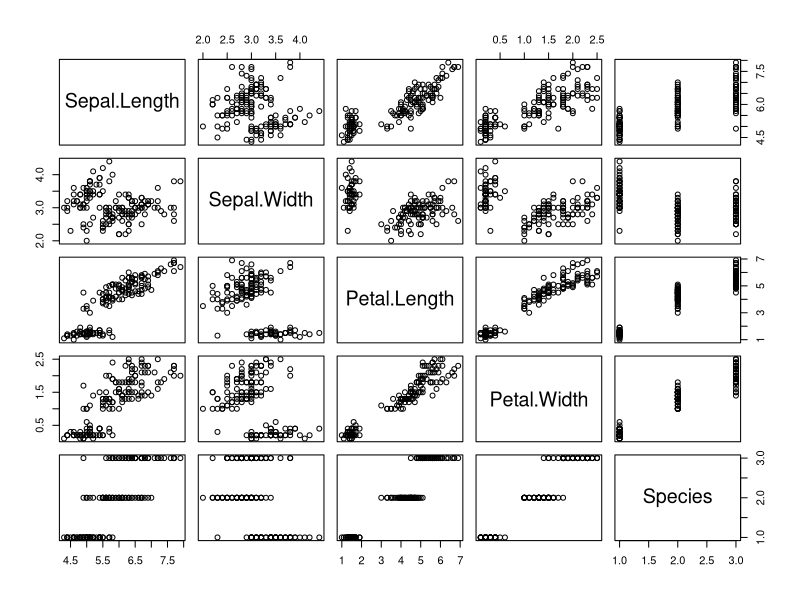
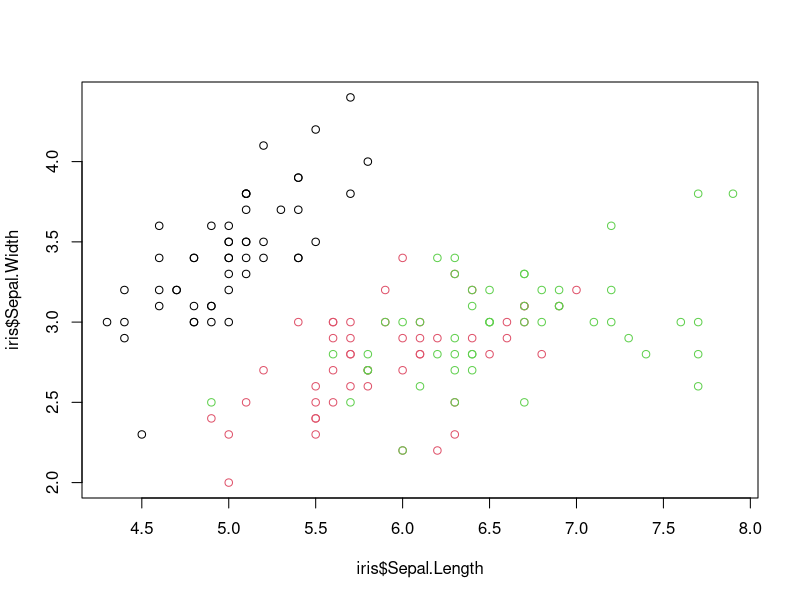
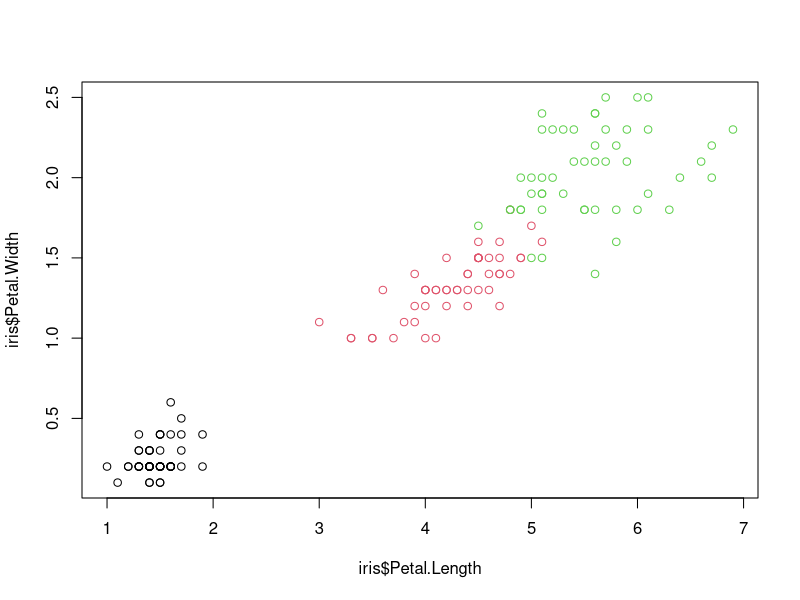
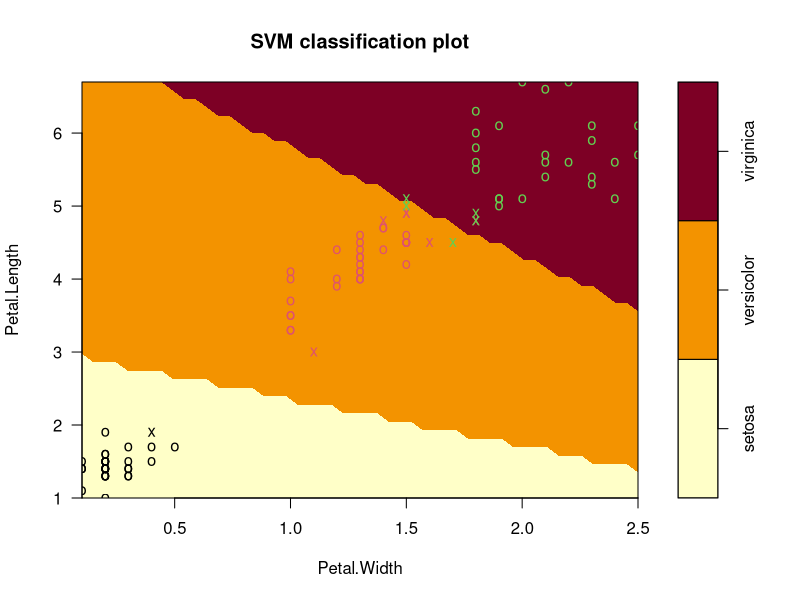
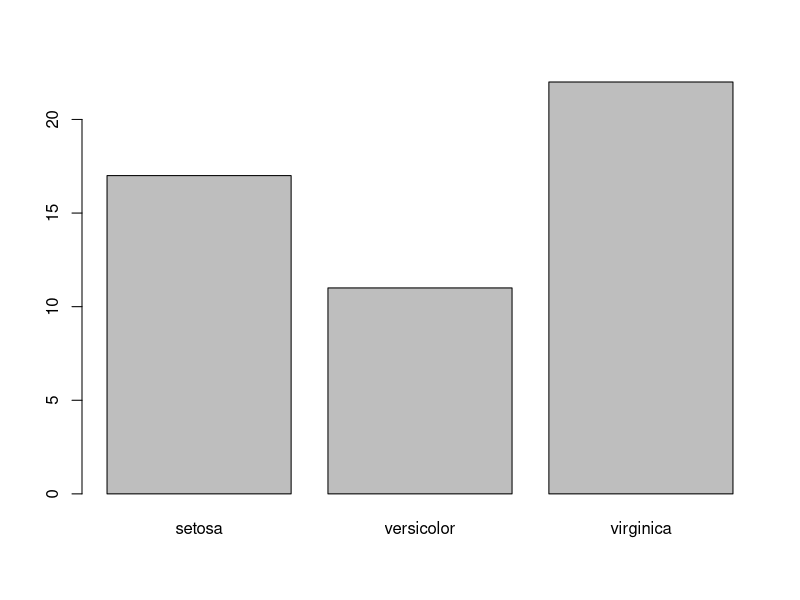

The R source for these figures, in order:
# support vector machines (SVM)
# it's a supervised marching leanrnig methods
# it can be used to solve regression and clustering problems
# the goal is to find the optimal hyperplane and the margins is optimized
# svm can be also effiencient to non-linear problems

#load the SVM package
library(e1071)
plot(iris)
plot(iris$Sepal.Length,iris$Sepal.Width, col = iris$Species)
plot(iris$Petal.Length,iris$Petal.Width, col = iris$Species)

# build the training and test dataset
s <- sample(150, 100) #create a ramdon dataset with sample size 100 within the range (150 = sample size)
col <- c("Petal.Length", "Petal.Width", "Species")
iris_train <- iris[s,col]
iris_test <- iris[-s,col]

# train the SVM model
svmfit <- svm(Species ~., 
              data = iris_train, 
              kernel = "linear", 
              cost = 10, 
              scale = F)
print(svmfit)
plot(svmfit, iris_train[,col])

# use tuned function to identity what's the optimal parameter to use
tuned <- tune(svm, Species~., data = iris_train,
              kernal = "linear", 
              ranges = list(cost=c(0.001, 0.01, 0.1, 1, 10, 100)))
summary(tuned)
# based the suggested cost parameter, modify the model and re-run it.


# predict on the test dataset
p <- predict(svmfit, iris_test[,col], type = "class")
plot(p)

# calculate the accuracy
out <- table(p, iris_test[,3])
out
sum(diag(out))/50
